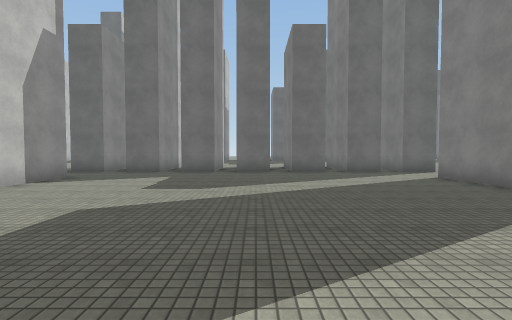
View 1 (above)

24 first-person views from a walk through a scene from a Unity 3-D project. The camera is 1.5 m above the floor, tilts 2° down and sees 85° across. The floor is counted in squares, 2 m on a side. Each view is taken from the middle of a square. On the plan, view 1 faces up. The plan holds only what a view shows up to about 10 squares ahead; the rest is blank. The place goes on beyond the plan. Surface patterns are stand-ins for the level's own textures.

View 2
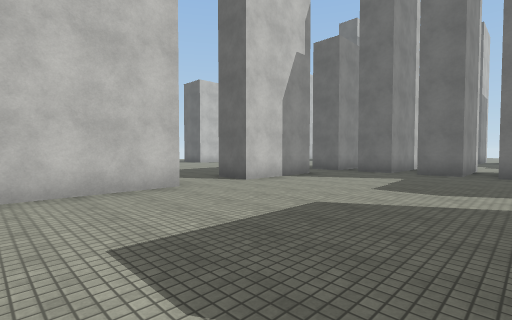

View 3
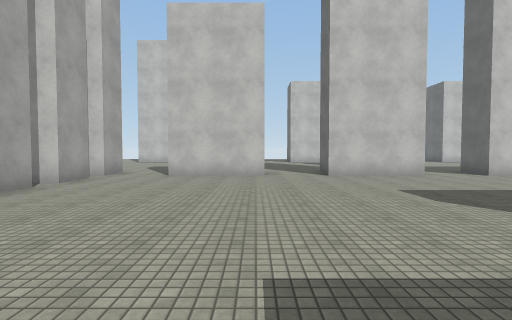

View 4
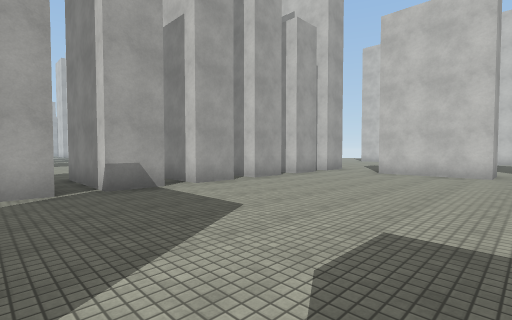

View 5
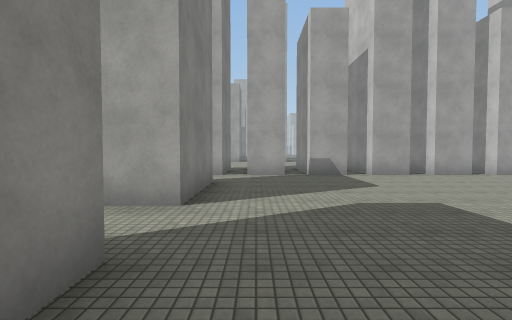

View 6
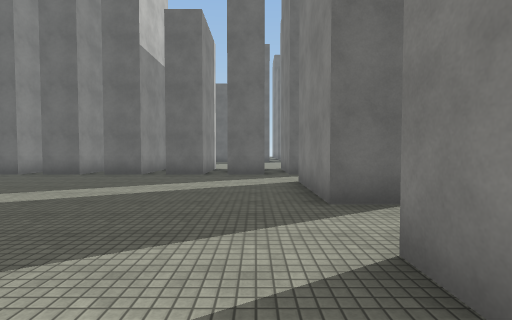

View 7
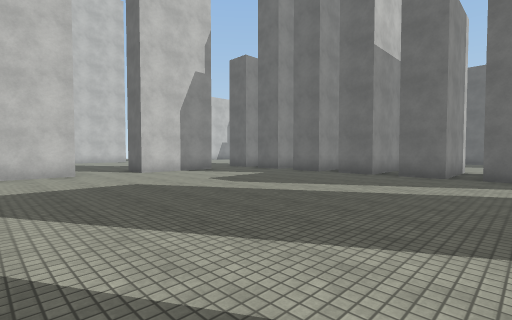

View 8
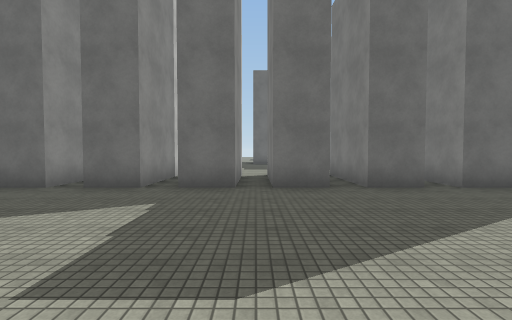

View 9
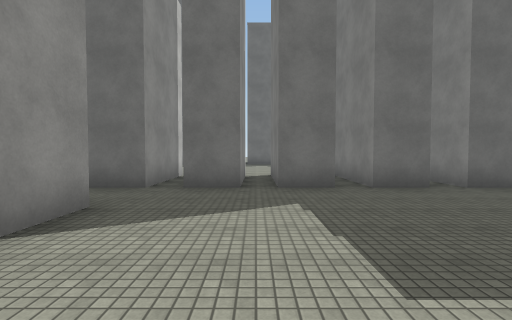

View 10
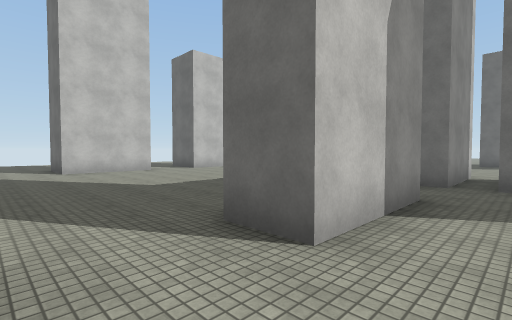

View 11
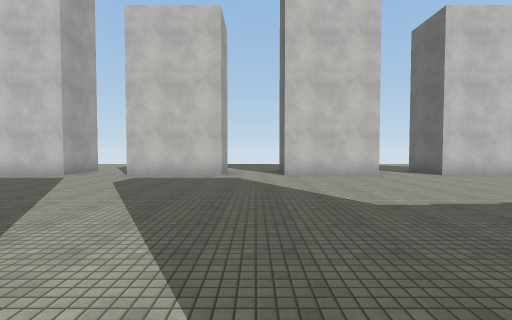

View 12
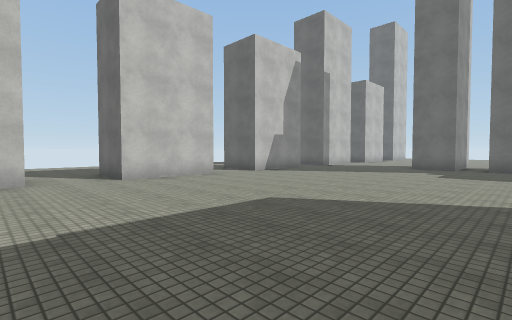

View 13
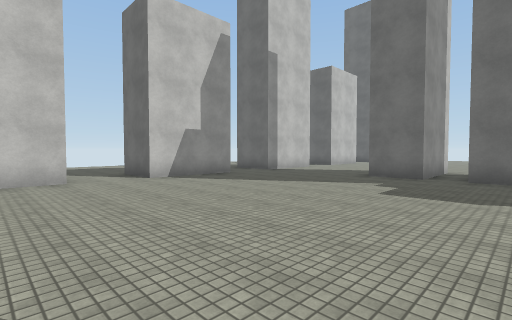

View 14
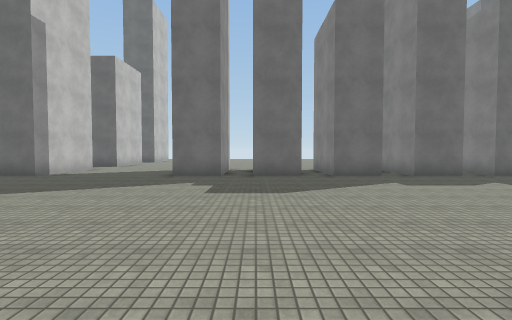

View 15
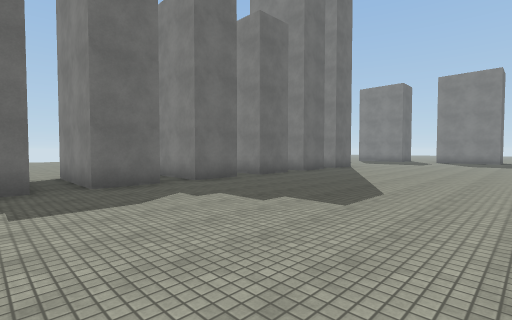

View 16
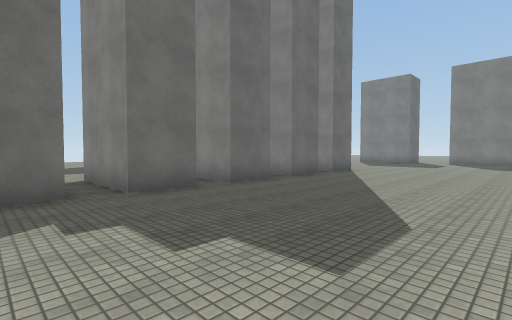

View 17
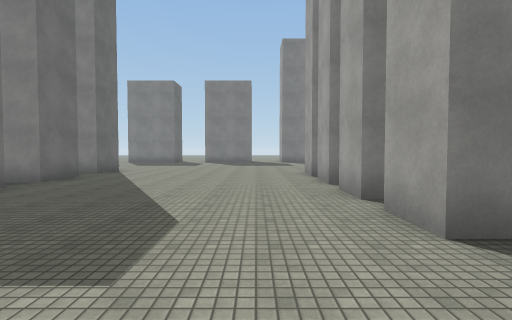

View 18
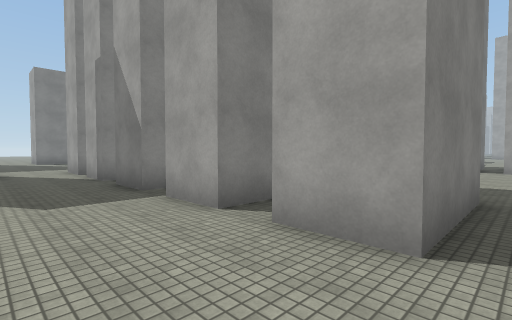

View 19
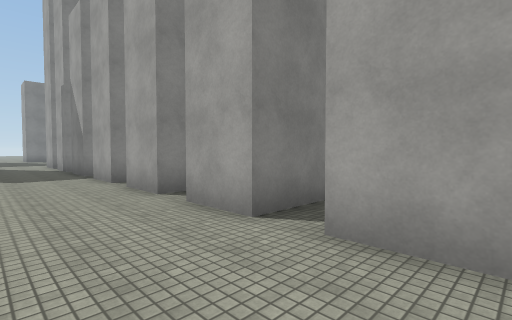

View 20
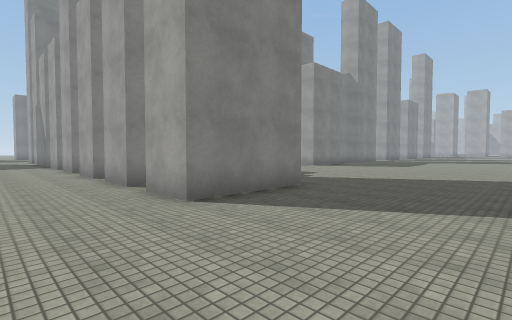

View 21
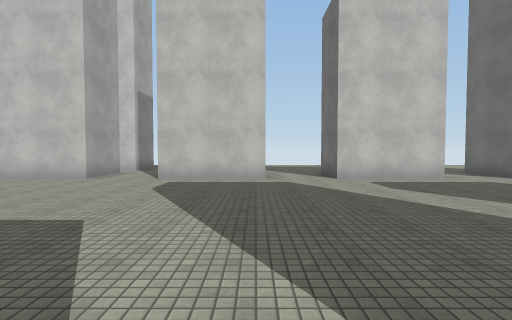

View 22
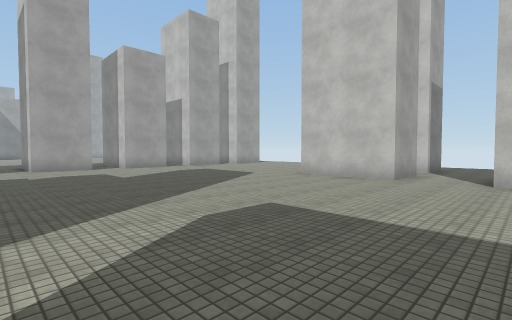

View 23
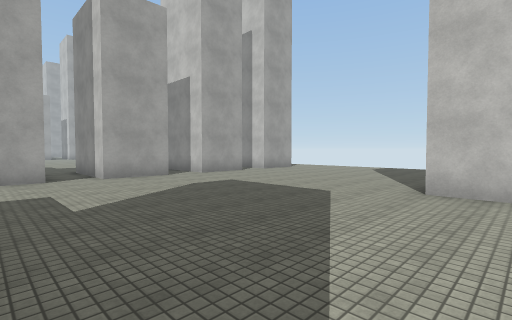

View 24
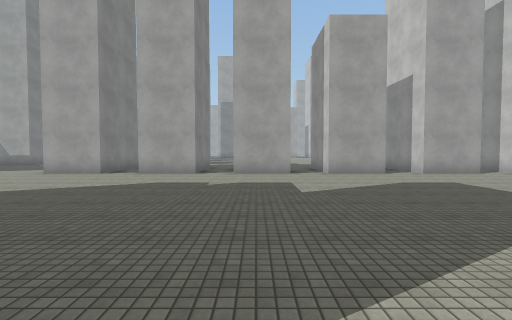

### Floor plan
Key: @ floor where view 1 was taken; # wall or solid block; . floor.
Columns run from 19 left of view 1 to 7 right of it. Each row starts with its distance up from view 1.
 24      ....................
 23      ......................
 22      ......................
 21     #....####.#.####.# # ##
 20     #....####.#.####.# # ##
 19     #....####...####.....##
 18     .......................
 17     #......................
 16     #......................
 15    ##......................
 14  ..........................
 13  ..........................
 12     #........#.#.#.#.#.###
 11     #........#.#.#.#.#.###
 10  ..##........#.#.#.#.#.###
  9 ..........................
  8 .........................
  7     #........#..........#
  6     #........#..........#
  5   .##........#..........##
  4   ........................
  3    ##...................#
  2    ##....... #..........#
  1    ##......  #..........#
  0   ......... .......@.....
 -1   ........................
 -2    ##........#..........##
 -3     #....... #..........#
 -4     #........#..........#
 -5 .........................
 -6 .........................
 -7 ##.##........#.#.#.#.#.##
 -8     #........  # # # #. #
 -9     #........        #.
-10  .............       .
-11 ...............
-12 ................
-13  ................
-14   ................
-15    ...............
-16  #.##.##.##.##.##.
-17  #  #. #. #.#  #
-18        #.

Where each view was taken, in squares from view 1:
view 1: 0 up, 0 right, facing up
view 2: 0 up, 0 right, facing up-left
view 3: 2 down, 3 right, facing left
view 4: 1 down, 4 right, facing down-left
view 5: 2 up, 4 right, facing down
view 6: 1 up, 4 right, facing up
view 7: 1 up, 4 right, facing up-left
view 8: 4 up, 1 left, facing up
view 9: 4 up, 3 left, facing up
view 10: 3 up, 4 left, facing up-left
view 11: 4 up, 6 left, facing left
view 12: 7 up, 7 left, facing up-left
view 13: 11 up, 7 left, facing up-left
view 14: 11 up, 8 left, facing up
view 15: 13 up, 5 left, facing up-right
view 16: 14 up, 3 left, facing up-right
view 17: 14 up, 3 left, facing right
view 18: 24 up, 4 left, facing down-right
view 19: 24 up, 8 left, facing down-right
view 20: 24 up, 14 left, facing down-right
view 21: 2 down, 7 left, facing left
view 22: 4 down, 7 left, facing down-left
view 23: 8 down, 9 left, facing down-left
view 24: 7 down, 9 left, facing down
